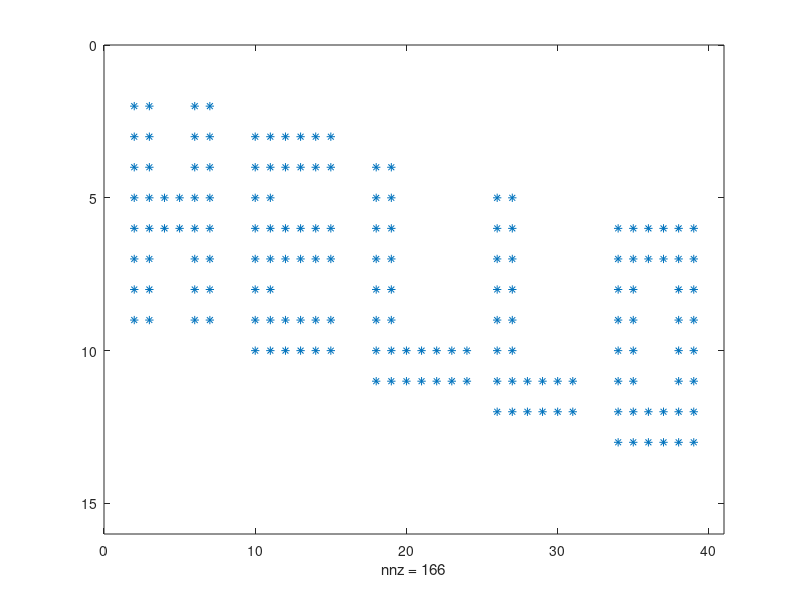

MATLAB code for this plot: (Note: this script raises an error after producing the figure.)
%% Hello World
% Alex Townsend, March 2013

%% 
% (Chebfun2 Example: Fun/HelloWorld.m)
% [Tags: #Chebfun2, #Rank]

%%
% In any programming language printing "Hello World" to the command line
% is always a first example.  Here we display "Hello" using
% Chebfun2. Can you adapt it to display "Hello World" instead? 

%% 
% Here is a matrix that encodes the word "Hello", from Exercise 9.3 of [1]. 
A=zeros(15,40); 
A(2:9,2:3)=1; A(5:6,4:5)=1;A(2:9,6:7)=1; A(3:10,10:11)=1;
A(3:4,10:15)=1; A(6:7,10:15)=1; A(9:10,10:15)=1; A(4:11,18:19)=1;
A(10:11,18:24)=1; A(5:12,26:27)=1; A(11:12,26:31)=1;
A(6:13,34:35)=1; A(6:13,38:39)=1; A(6:7,36:37)=1; A(12:13,36:37)=1;
spy(A)  % spy plot

%%
% The matrix is size 15 by 40 and hence, of rank at most 15.  In this case
% it is of rank 10 because there are five zero rows:

rank(A)

%% Constructing a chebfun2 from discrete data
% Usually Chebfun2 is passed a function of two variables, but it can also
% deal with discrete data such as a matrix, with syntax such as 
% chebfun2(A). The matrix A, of size m by n, is assumed 
% to contain data values of a function sampled at a m by n Chebyshev 
% tensor grid, and the resulting chebfun2 interpolates A, for example:

f = chebfun2(A);           % chebfun2
X = chebpolyval2(f);       % evaluate on a grid
norm(A - X)                % interpolation error

%% Saying Hello
% We can also pass the Chebfun2 constructor an integer k so that the 
% resulting chebfun2 is of rank exactly k. Here is one way to 
% say "Hello": 
    
m = 200;
x = linspace(-1,1,m);
[xx yy]=meshgrid(x);
[ss tt]=chebpts2(m);

B = flipud(A);             % flip because of matrix indexing
for k = [1 3 5 7 10]
    f = chebfun2(B,k);
    X = f(ss,tt);
    figure
    contour(xx,yy,X,.1:.1:.99), axis off
    title(sprintf('Rank %u',k),'fontsize',16)
    pause(.1)
end

%% 
% References:
%% 
% [1] L. N. Trefethen and D. Bau III, Numerical Linear Algebra, SIAM, 1997.